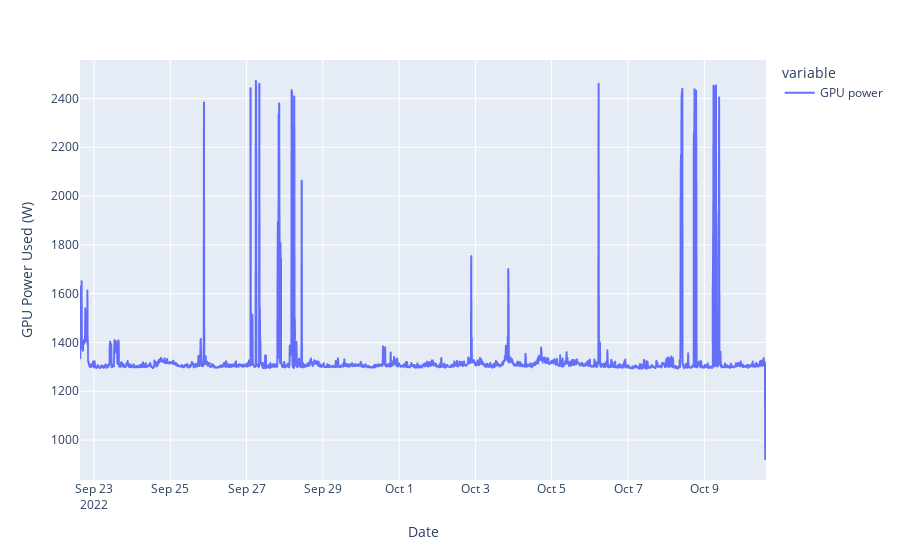

The notebook cell saved with this chart:
### Code cell
min_grouping = carbondf.groupby(pd.Grouper(key = 'time', freq='10min')).min()
min_grouping['date']= min_grouping.index
fig4= min_grouping.plot(x="date", y=["GPU power"], kind="line")
fig4.update_layout(
    xaxis_title= "Date",
    yaxis_title="GPU Power Used (W)",
)

### Figure 1 — Plotly figure (JSON) as saved in the notebook; plotly's stock layout.template omitted (floating-point values rounded to 4 significant figures; data arrays with more than 128 entries replaced by an {"elided": "..."} marker saying what was removed)
{"data": [{"hovertemplate": "variable=GPU power<br>date=%{x}<br>value=%{y}<extra></extra>", "legendgroup": "GPU power", "line": {"color": "#636efa", "dash": "solid"}, "marker": {"symbol": "circle"}, "mode": "lines", "name": "GPU power", "showlegend": true, "type": "scattergl", "x": {"elided": "2591 str values"}, "xaxis": "x", "y": {"elided": "2591 float values"}, "yaxis": "y"}], "layout": {"legend": {"title": {"text": "variable"}, "tracegroupgap": 0}, "margin": {"t": 60}, "xaxis": {"anchor": "y", "domain": [0, 1], "title": {"text": "Date"}}, "yaxis": {"anchor": "x", "domain": [0, 1], "title": {"text": "GPU Power Used (W)"}}}}
